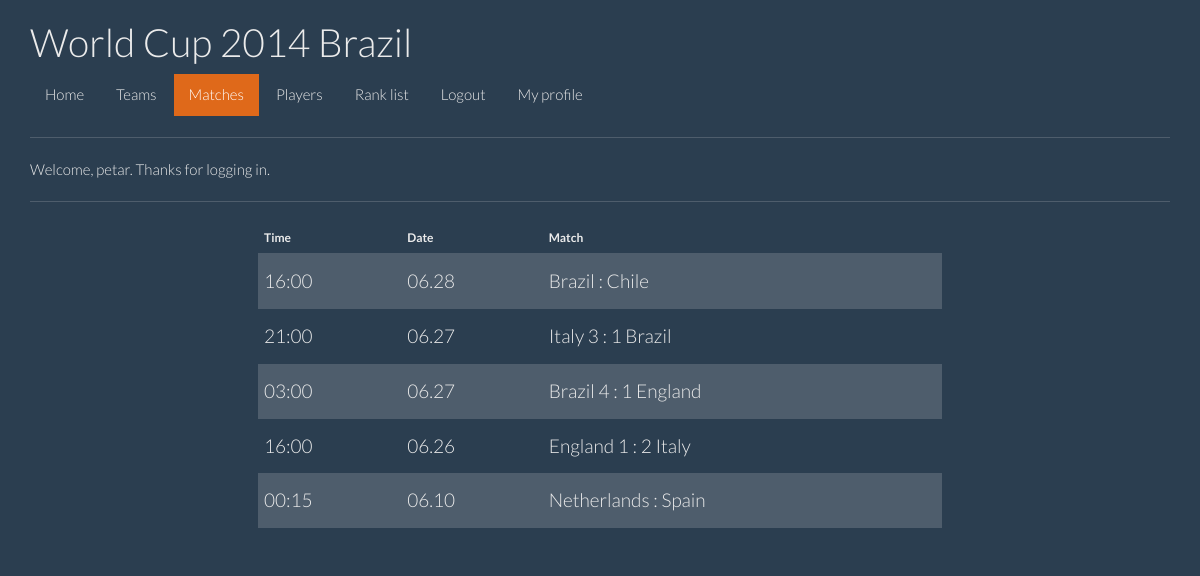
The page /matches (signed in) on the database its author committed.
### website/models.py (models this page shows, shortened)
class Match(models.Model):
    host = models.ForeignKey(Team, related_name="host_matches")
    away = models.ForeignKey(Team, related_name="away_matches")
    score_host = models.PositiveSmallIntegerField(blank=True, null=True)
    score_away = models.PositiveSmallIntegerField(blank=True, null=True)
    schedule = models.DateTimeField()
    is_over = models.BooleanField(default=False)
    def __str__(self):
        if self.score_host is None or self.score_away is None:
            score_host = ""
            score_away = ""
        else:
            score_host = self.score_host
            score_away = self.score_away
        representation = "{} {} : {} {}".format(self.host.name,
                                                score_host,
                                                score_away,
                                                self.away.name)
        return representation

class Team(models.Model):
    name = models.CharField(max_length=50)
    group = models.CharField(max_length=2)
    info = models.TextField()

### website/views.py (the view)
# urls.py: url(r'^matches$', 'matches', name="matches"),
def matches(request):
    matches = Match.objects.order_by('-schedule')
    return render(request, "matches.html", locals())

### website/templates/matches.html (shortened to what this page needs)
{% extends 'base.html' %}
{% block content %}
            <nav>
                <ul class="nav nav-pills">
                    <li><a href="/">Home</a></li>
                    <li><a href="{% url 'teams' %}">Teams</a></li>
                    <li class="active"><a href="{% url 'matches' %}">Matches</a></li>
                    <li><a href="{% url 'players' %}">Players</a></li>
                    <li><a href="{% url 'ranking' %}">Rank list</a></li>
                 {% if user.is_authenticated %}
                 <li><a href="{% url 'logout' %}">Logout</a></li>
                 <li><a href="{% url 'my-profile' %}">My profile</a></li>
                 {% else %}
                 <li><a href="{% url 'login' %}">Login</a></li>
                 <li><a href="{% url 'register' %}">Register</a></li>
                 {% endif %}
                </ul>
            </nav>
            <hr>
{% if user.is_authenticated %}
    <p>Welcome, {{ user.username }}. Thanks for logging in.</p>
{% else %}
    <p>Welcome, Guest. Please log in.</p>
{% endif %}
<hr>
<center>
<table class="table table-striped table-hover " style="width:60%">
  <thead>
    <tr>
      <th>Time</th>
      <th>Date</th>
      <th>Match</th>
    </tr>
  </thead>
  <tbody>
    {% for match in matches %}
    <tr style="cursor:pointer;" onclick="location.href='{% url 'show-match' match.id %}'">
      <td><h4>{{ match.schedule|date:'H:i'  }}</h4></td>
      <td><h4>{{ match.schedule|date:'m.d'  }}</h4></td>
      <td><h4>{{ match }}</h4></td>
    </tr>
    {% endfor %}
{% endblock %}

### rows shown on the page
Match: schedule "16:00", schedule "06.28", score_host+host+away "Brazil : Chile"
Match: schedule "21:00", schedule "06.27", score_host+score_away+host "Italy 3 : 1 Brazil"
Match: schedule "03:00", schedule "06.27", score_host+score_away+host "Brazil 4 : 1 England"
Match: schedule "16:00", schedule "06.26", score_host+score_away+host "England 1 : 2 Italy"
Match: schedule "00:15", schedule "06.10", score_host+host+away "Netherlands : Spain"

### other values the page prints
{{ user.username }} "petar"
